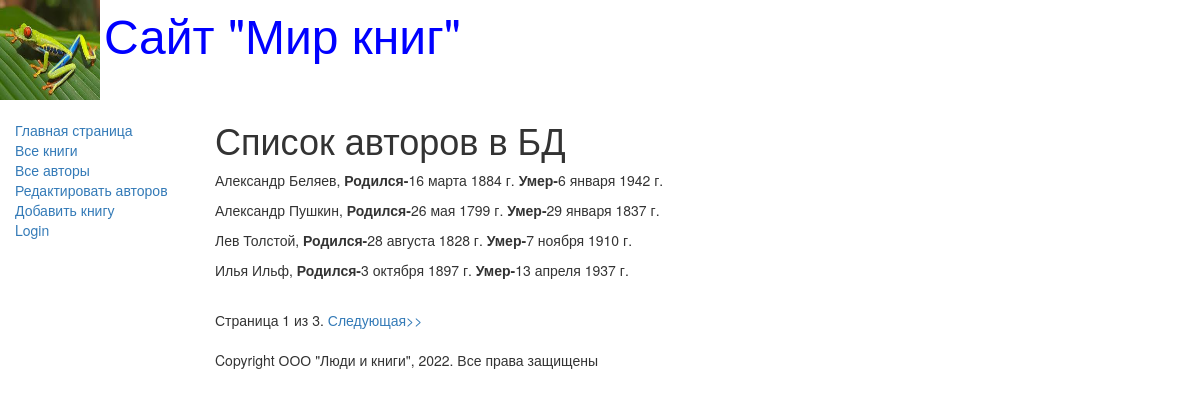
Screenshot of /authors/ with the database file from the repository.
### catalog/models.py (models this page shows, shortened)
class Author(models.Model):
    first_name = models.CharField(max_length=100, help_text='Введите имя автора', verbose_name='Имя автора')
    last_name = models.CharField(max_length=100, help_text='Введите фамилию автора', verbose_name='Фамилия автора')
    date_of_birth = models.DateField(help_text='Введите дату рождения', verbose_name='Дата рождения', null=True,
                                     blank=True)
    date_of_death = models.DateField(help_text='Введите дату смерти', verbose_name='Дата смерти', null=True, blank=True)

### catalog/views.py (the view)
# urls.py: re_path(r'^authors/$', views.AuthorsListView.as_view(), name='authors'),
class AuthorsListView(generic.ListView):
    model = Author
    paginate_by = 4

### catalog/templates/catalog/author_list.html
{% extends "base_generic.html" %}
{% block content %}
<h1>Список авторов в БД</h1>
{% if author_list %}
    {% for author in author_list.all %}
    <p>{{ author.first_name }}  {{ author.last_name }},
        <strong>Родился-</strong>{{ author.date_of_birth }}
        <strong>Умер-</strong>{{ author.date_of_death }}
    </p>
  {% endfor %}
{% else %}
<p>В базе данных нет авторов</p>
{% endif %}
{% endblock %}

### catalog/templates/base_generic.html (shortened to what this page needs)
<!DOCTYPE html>
<html lang="en">
<head>
    <link rel="stylesheet" href="https://maxcdn.bootstrapcdn.com/bootstrap/3.3.7/css/bootstrap.min.css">
    {% load static %}
    <link rel="stylesheet" href="{% static 'css/styles.css' %}">
    {% block head %}
    <img src="{% static 'images/logotip.jpg' %}" style="width: 100px; height: 100px;" align="absmiddle">
    <font size=7, color="blue">Сайт "Мир книг"</font>
    {% endblock %}
</head>
<body>
<div class="container-fluid">
    <div class="row">
        <div class="col-sm-2">
            {% block sidebar %}
            <ul class="sidebar-nav">
                <li><a href="{% url 'index' %}">Главная страница</a></li>
                <li><a href="{% url 'books' %}">Все книги</a></li>
                <li><a href="{% url 'authors' %}">Все авторы</a></li>
                <li><a href="{% url 'authors_add' %}">Редактировать авторов</a></li>
                <li><a href="{% url 'book_create' %}">Добавить книгу</a></li>
                {% if user.is_authenticated %}
                <li>Пользователь: {{ user.get_username }}</li>
                <li><a href="{% url 'my-borrowed' %}">Мои заказы</a> </li>
                <li><a href="{% url 'logout' %}?next={{ request.path }}">Logout</a></li>
                {% else %}
                <li><a href="{% url 'login' %}?next={{ request.path }}">Login</a></li>
                {% endif %}
            </ul>
            {% endblock %}
        </div>
        <div class="col-sm-10">
            {% block content %}{% endblock %}
            {% block pagination %}
            {% if is_paginated %}
            <div class="pagination">
                    <span class="page-links">
                        <span class="page-current">
                            Страница {{ page_obj.number }} из {{ page_obj.paginator.num_pages }}.
                        </span>
                        {% if page_obj.has_next %}
                        <a href="{{ request.path }}?page={{ page_obj.next_page_number }}">Следующая&gt&gt</a>
                        {% endif %}
                    </span>
            </div>
            {% endif %}
            {% endblock %}
            {% block footer %}
            {% block copyright %}
            <p>Copyright ООО "Люди и книги", 2022. Все права защищены</p>
            {% endblock %}
            {% endblock %}
        </div>
    </div>
</div>
</body>
</html>

### catalog/static/css/styles.css (style rules this page uses)
.sidebar-nav { margin-top: 20px; padding: 0; list-style: none; }

### rows the page displays
Author: first_name "Александр", last_name "Беляев", date_of_birth "16 марта 1884 г.", date_of_death "6 января 1942 г."
Author: first_name "Александр", last_name "Пушкин", date_of_birth "26 мая 1799 г.", date_of_death "29 января 1837 г."
Author: first_name "Лев", last_name "Толстой", date_of_birth "28 августа 1828 г.", date_of_death "7 ноября 1910 г."
Author: first_name "Илья", last_name "Ильф", date_of_birth "3 октября 1897 г.", date_of_death "13 апреля 1937 г."

### other values shown
{{ page_obj.number }} "1"
{{ page_obj.paginator.num_pages }} "3"
